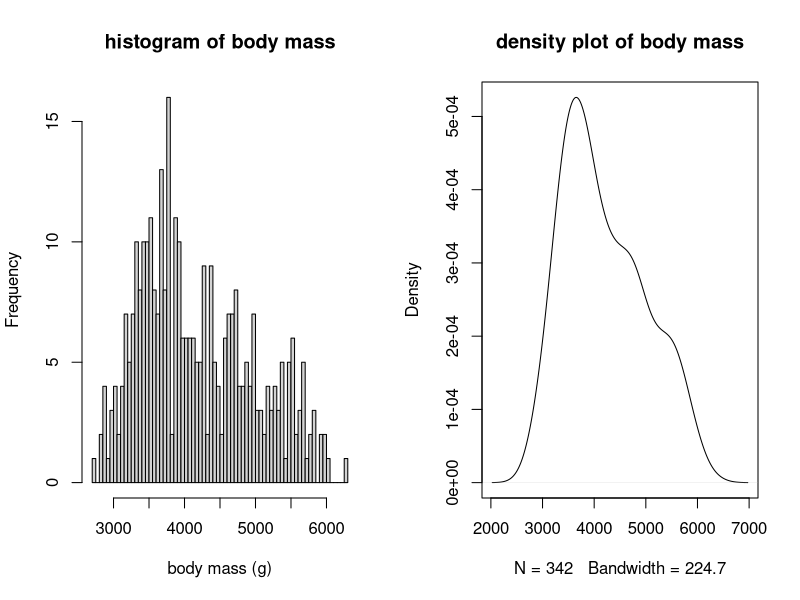
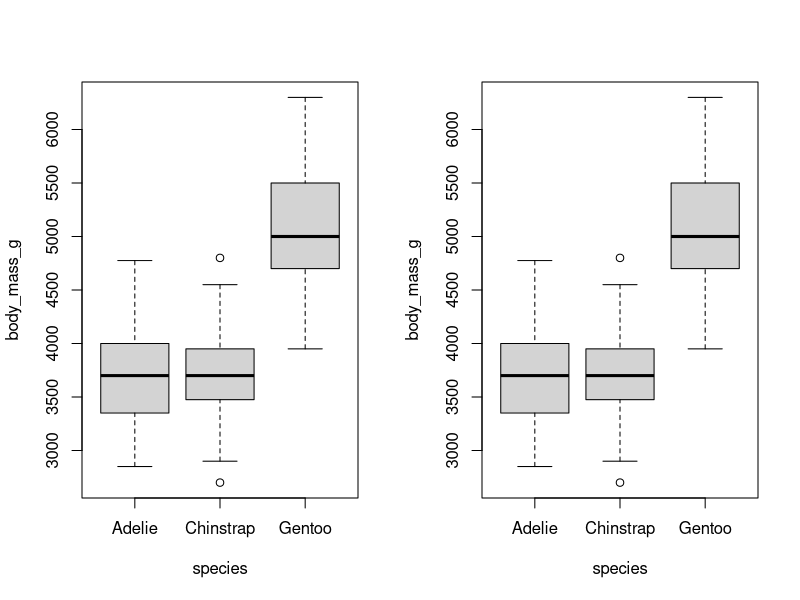
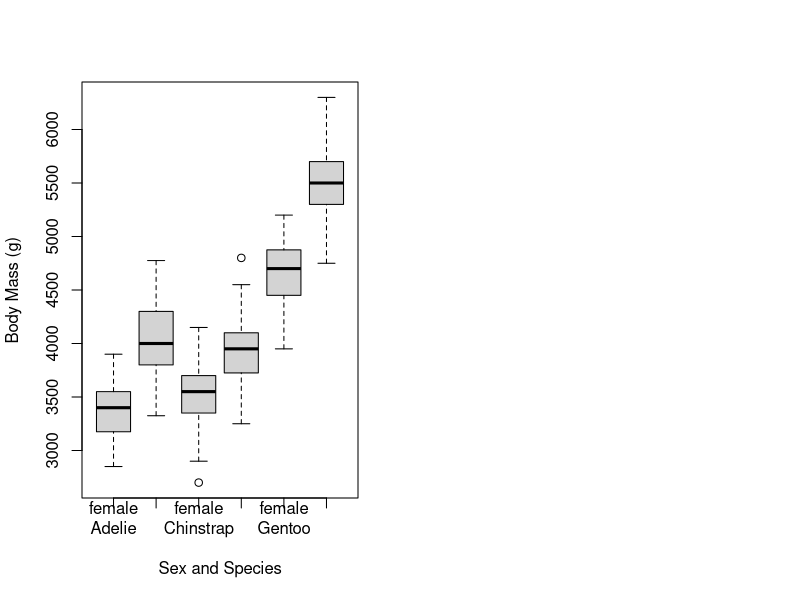

Reproduce these figures in R, in order.
## ---- chunk 1
knitr::opts_chunk$set(echo = TRUE)
## ---- chunk 2
require(palmerpenguins)
## ---- chunk 3
t.test(subset(penguins, species == "Gentoo")$flipper_length_mm)
## ---- chunk 4
t.test(x= subset(penguins,
                 species=="Gentoo")$flipper_length_mm,
       mu=218)
## ---- chunk 5
t.test(x=subset(penguins, species == "Gentoo")$flipper_length_mm,
       mu = 218,
       alternative="less")
## ---- chunk 6
t.test(
  x=subset(penguins, species=="Gentoo")$flipper_length_mm,
  mu=218,
  alternative = "less"
)
## ---- chunk 7
t.test(flipper_length_mm ~ species, data = subset(penguins, species != "Chinstrap"))
## ---- chunk 8
par(mfrow = c(1,2))
hist(penguins$body_mass_g, breaks = 80, main = "histogram of body mass", xlab = "body mass (g)")
plot(density(penguins$body_mass_g, na.rm = TRUE), main = "density plot of body mass")
## ---- chunk 9
boxplot(body_mass_g ~ species, data=penguins)
## ---- chunk 10
dat_chinstrap = subset(penguins, species == "Chinstrap")
mean(dat_chinstrap$body_mass_g, na.rm = TRUE)
## ---- chunk 11
shapiro.test(dat_chinstrap$body_mass_g)
## ---- chunk 12
aggregate(body_mass_g ~ species, data = penguins, FUN = function(x) shapiro.test(x)$p.value)
## ---- chunk 13
fit_species = lm(body_mass_g ~ species, data = penguins)
## ---- chunk 14
summary(fit_species)
## ---- chunk 15
anova(fit_species)
## ---- chunk 16
fit_species = lm(body_mass_g ~ species, data = penguins)
## ---- chunk 17
summary(fit_species)
## ---- chunk 18
anova(fit_species)
## ---- chunk 19
boxplot(body_mass_g ~ species, data = penguins)
## ---- chunk 20
fit_additive = lm(body_mass_g ~ sex + species, data = penguins)
## ---- chunk 21
fit_additive = lm(body_mass_g ~ sex + species, data = penguins)
## ---- chunk 22
boxplot(body_mass_g ~ sex + species, 
        data = penguins,
        xlab =  "Sex and Species",
        ylab = "Body Mass (g)",
        names = c("female\nAdelie", "male\nAdelie", "female\nChinstrap", "male\nChinstrap", "female\nGentoo", "male\nGentoo"))
